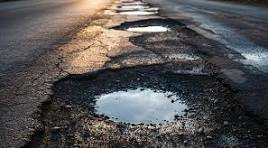
#> input picture images/road2.jpg, 268 x 148 px
$ python pothole_detection.py
#> lines starting #> are read from the running program, lines starting #| are printed output that depends on the picture; after the words box and inside, x2 and y2 are one past the last pixel; in counts of white or black regions, pixels touching at a corner belong together

import cv2
import numpy as np
import matplotlib.pyplot as plt
from pathlib import Path

# Project folders
BASE_DIR = Path(__file__).resolve().parent
IMAGE_PATH = BASE_DIR / "images" / "road2.jpg"
OUTPUT_DIR = BASE_DIR / "outputs"
OUTPUT_DIR.mkdir(exist_ok=True)

# Step 1: Load the road image
image = cv2.imread(str(IMAGE_PATH))
#> image is the input picture: shape (148, 268, 3); mean B, G, R 83.4, 83.1, 85.3

if image is None:
    raise FileNotFoundError(
        f"Could not load {IMAGE_PATH}. Check the image filename and folder."
    )

# Resize large images while preserving aspect ratio
max_width = 1000
if image.shape[1] > max_width:
    scale = max_width / image.shape[1]
    image = cv2.resize(
        image, None, fx=scale, fy=scale,
        interpolation=cv2.INTER_AREA
    )

# Step 2: Convert BGR image to grayscale
gray = cv2.cvtColor(image, cv2.COLOR_BGR2GRAY)
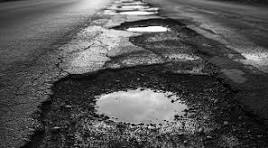
#> gray: shape (148, 268); min 0, max 255, mean 83.8

# Step 3: Reduce noise using Gaussian smoothing
blurred = cv2.GaussianBlur(gray, (5, 5), 0)
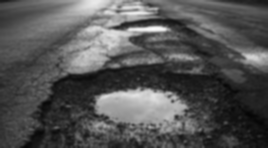
#> blurred: shape (148, 268); min 5, max 249, mean 83.8

# Step 4: Detect edges using Canny
edges = cv2.Canny(blurred, 50, 150)
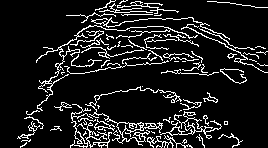
#> edges: shape (148, 268); 11.4% white in thin lines or dots

# Step 5: Threshold dark regions
_, threshold = cv2.threshold(
    blurred, 0, 255,
    cv2.THRESH_BINARY_INV + cv2.THRESH_OTSU
)
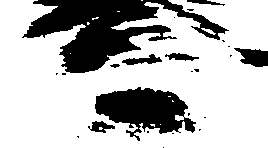
#> threshold: shape (148, 268); 73% white; 24 black regions (16 under 20 px), largest, box (x1, y1, x2, y2) and area: (22, 0, 229, 73) 6458, (95, 87, 196, 141) 3098, (234, 48, 268, 67) 431

# Step 6: Combine threshold and edge information
combined = cv2.bitwise_and(threshold, threshold, mask=edges)
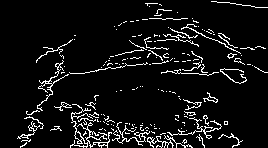
#> combined: shape (148, 268); 7.2% white in thin lines or dots
# If too few candidates appear, we will tune this method.

# Step 7: Find candidate regions
contours, _ = cv2.findContours(
    threshold.copy(),
    cv2.RETR_EXTERNAL,
    cv2.CHAIN_APPROX_SIMPLE
)
#> contours = 7 contours, 5 with area under 20; largest, box (x1, y1, x2, y2) and area: (0, 0, 268, 148) 31830, (201, 28, 216, 35) 26

result = image.copy()
candidate_count = 0

for contour in contours:
    area = cv2.contourArea(contour)

    # Ignore very small regions and huge background regions
    if area < 500 or area > 0.20 * image.shape[0] * image.shape[1]:
        continue

    x, y, w, h = cv2.boundingRect(contour)

    # Ignore very thin regions
    if w < 15 or h < 15:
        continue

    candidate_count += 1
    cv2.rectangle(result, (x, y), (x + w, y + h), (0, 0, 255), 2)
    cv2.putText(
        result, "Candidate",
        (x, max(y - 8, 20)),
        cv2.FONT_HERSHEY_SIMPLEX, 0.5, (0, 0, 255), 2
    )
#> this loop made 7 passes
#> area on passes 2, 7: 26, 31830.5
#> after the loop, candidate_count = 0

# Step 8: Save intermediate and final outputs
cv2.imwrite(str(OUTPUT_DIR / "grayscale.jpg"), gray)
cv2.imwrite(str(OUTPUT_DIR / "filtered.jpg"), blurred)
cv2.imwrite(str(OUTPUT_DIR / "edges.jpg"), edges)
cv2.imwrite(str(OUTPUT_DIR / "threshold.jpg"), threshold)
cv2.imwrite(str(OUTPUT_DIR / "final_result.jpg"), result)

print("Image processing completed!")
print(f"Image size: {image.shape[1]} x {image.shape[0]}")
#| Image size: 268 x 148
print(f"Candidate regions detected: {candidate_count}")
#| Candidate regions detected: 0
print(f"Results saved in: {OUTPUT_DIR}")

# Step 9: Display the processing stages
titles = [
    "Original Image", "Grayscale",
    "Gaussian Filter", "Canny Edges",
    "Threshold", "Candidate Detection"
]

images = [
    cv2.cvtColor(image, cv2.COLOR_BGR2RGB),
    gray, blurred, edges, threshold,
    cv2.cvtColor(result, cv2.COLOR_BGR2RGB)
]

plt.figure(figsize=(14, 8))

for i, (title, img) in enumerate(zip(titles, images), start=1):
    plt.subplot(2, 3, i)
    plt.imshow(img, cmap="gray" if img.ndim == 2 else None)
    plt.title(title)
    plt.axis("off")
#> this loop made 6 passes

plt.tight_layout()
plt.show()
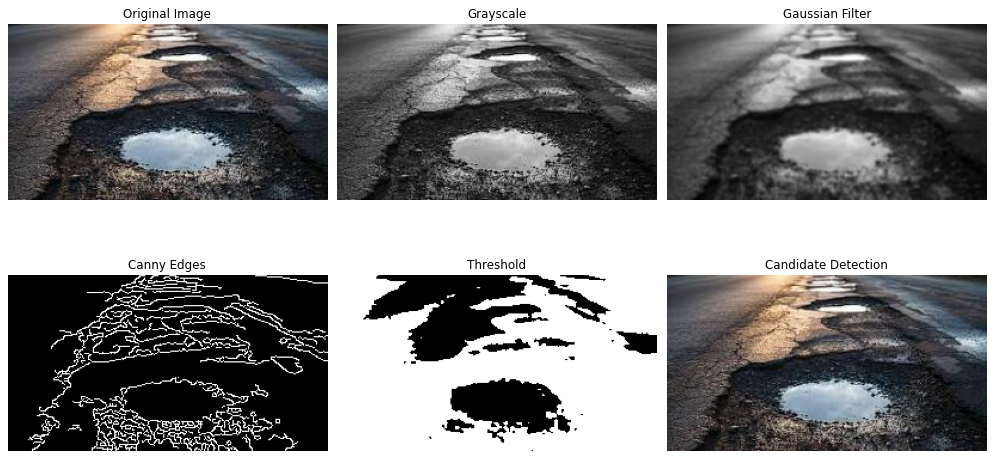
#> figure drawn by matplotlib, 6 panels

$ run again, with images/road3.jpg copied over images/road2.jpg
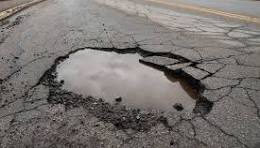
#> input picture images/road3.jpg, 260 x 148 px
#> image is the input picture: shape (148, 260, 3); mean B, G, R 113.4, 116.4, 121.5
#> `edges = cv2.Canny(blurred, 50, 150)`:
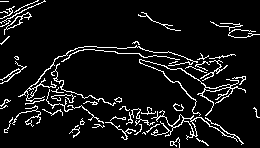
#> edges: shape (148, 260); 8.2% white in thin lines or dots
#> threshold: shape (148, 260); 49.5% white; 22 white regions (17 under 20 px), largest, box (x1, y1, x2, y2) and area: (0, 38, 260, 148) 18568, (0, 0, 44, 29) 282, (0, 34, 9, 45) 44, (0, 7, 10, 12) 24, (252, 35, 260, 38) 24
#> `combined = cv2.bitwise_and(threshold, threshold, mask=edges)`:
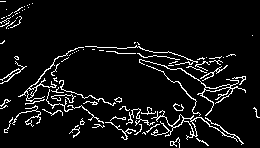
#> combined: shape (148, 260); 7.1% white in thin lines or dots
#> contours = 22 contours, 19 with area under 20; largest, box (x1, y1, x2, y2) and area: (0, 38, 260, 148) 24046, (0, 0, 44, 29) 213, (0, 34, 9, 45) 30
#> the loop `for contour in contours:` made 22 passes
#> area on passes 12, 15, 21: 24045.5, 29.5, 213
#> after the loop `for contour in contours:`: candidate_count = 0
#| Image size: 260 x 148
#| Candidate regions detected: 0
#> the loop `for i, (title, img) in enumerate(zip(titles, images), start=1):` made 6 passes
